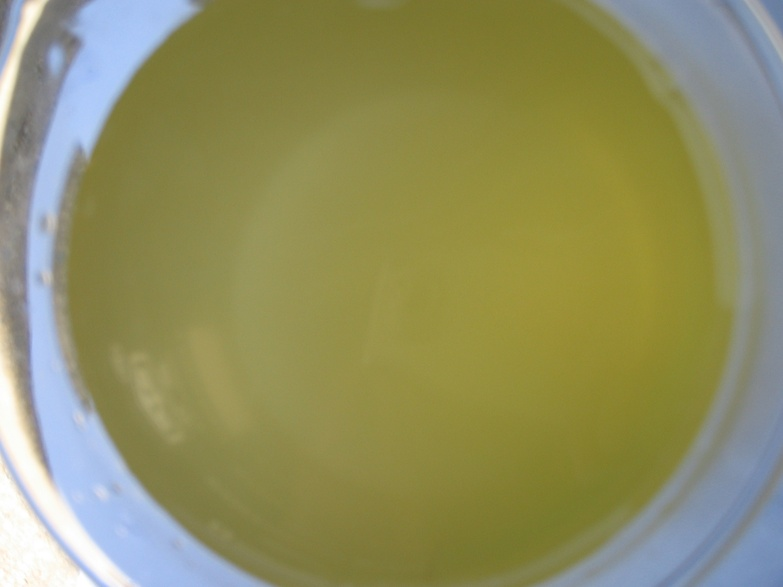
#> input picture day14/images/1_11.jpg, 783 x 587 px, shrunk from 2272 x 1704 before the run, found by its file name; its folder holds 4 pictures in this run
$ python '切割水质.py'
#> lines starting #> are read from the running program, lines starting #| are printed output that depends on the picture
from PIL import Image
import os

dir_path=r'E:\AI精英2001\代码\day14\images'
cut_path = r'E:\AI精英2001\代码\day14\cut_images'
for file in os.listdir(dir_path):
    img = Image.open(os.path.join(dir_path,file))
#> img is the input picture: PIL image 783x587 RGB; mean R, G, B 143.9, 143.1, 96.1
    x,y=img.size
#> x = 783; y = 587
    img1 = img.crop(box=(0.5*x,0.5*y,0.5*x+100,0.5*y+100))
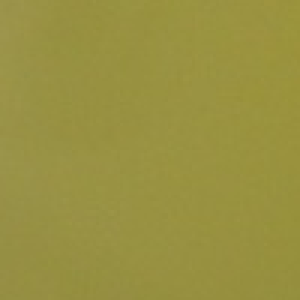
#> img1: PIL image 100x100 RGB (shown 3 times larger); mean R, G, B 152.5, 145.6, 65
    img1.save(os.path.join(cut_path,file))
#> pass 2 of the loop `for file in os.listdir(dir_path):`:
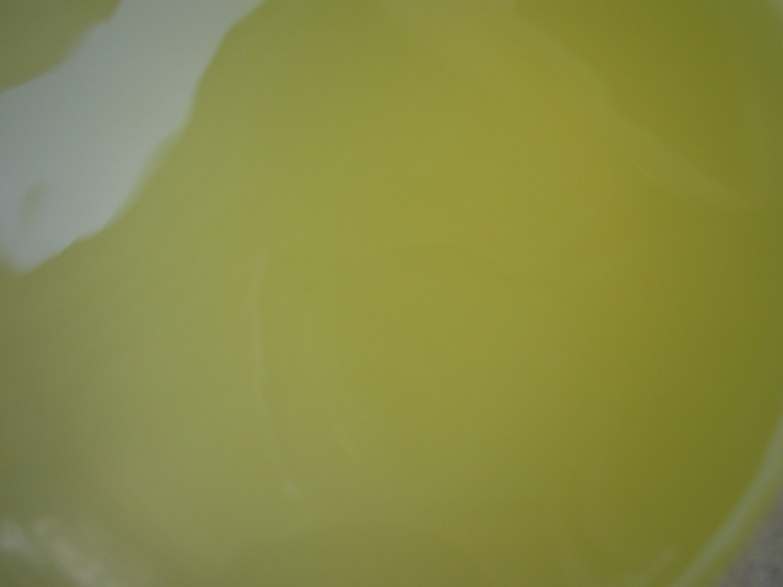
#> input picture day14/images/1_12.jpg, 783 x 587 px, shrunk from 2272 x 1704 before the run, found by its file name
#> img is the input picture: PIL image 783x587 RGB; mean R, G, B 135.4, 137.9, 69.9
#> `img1 = img.crop(box=(0.5*x,0.5*y,0.5*x+100,0.5*y+100))`:
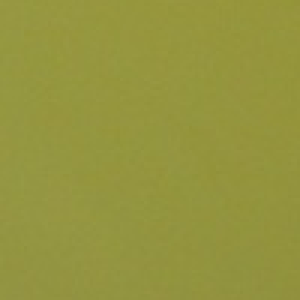
#> img1: PIL image 100x100 RGB (shown 3 times larger); mean R, G, B 148.4, 149.1, 62.5
#> pass 3 of the loop `for file in os.listdir(dir_path):`:
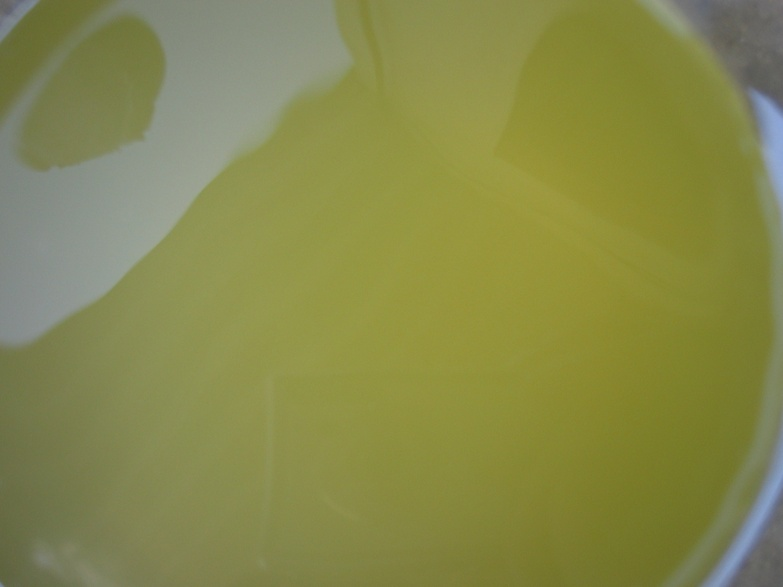
#> input picture day14/images/1_13.jpg, 783 x 587 px, shrunk from 2272 x 1704 before the run, found by its file name
#> img is the input picture: PIL image 783x587 RGB; mean R, G, B 134.4, 137, 75.2
#> `img1 = img.crop(box=(0.5*x,0.5*y,0.5*x+100,0.5*y+100))`:
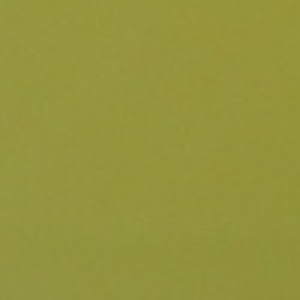
#> img1: PIL image 100x100 RGB (shown 3 times larger); mean R, G, B 148.7, 148.2, 60.8
#> the loop made 4 passes; the first 3 are shown
